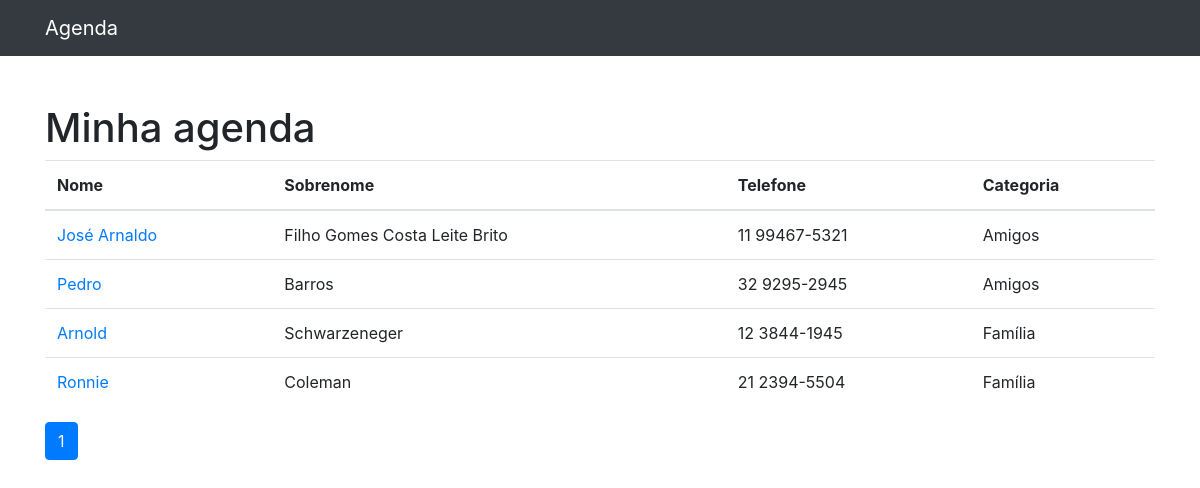
/?p=2, run on an earlier commit of the app's database.
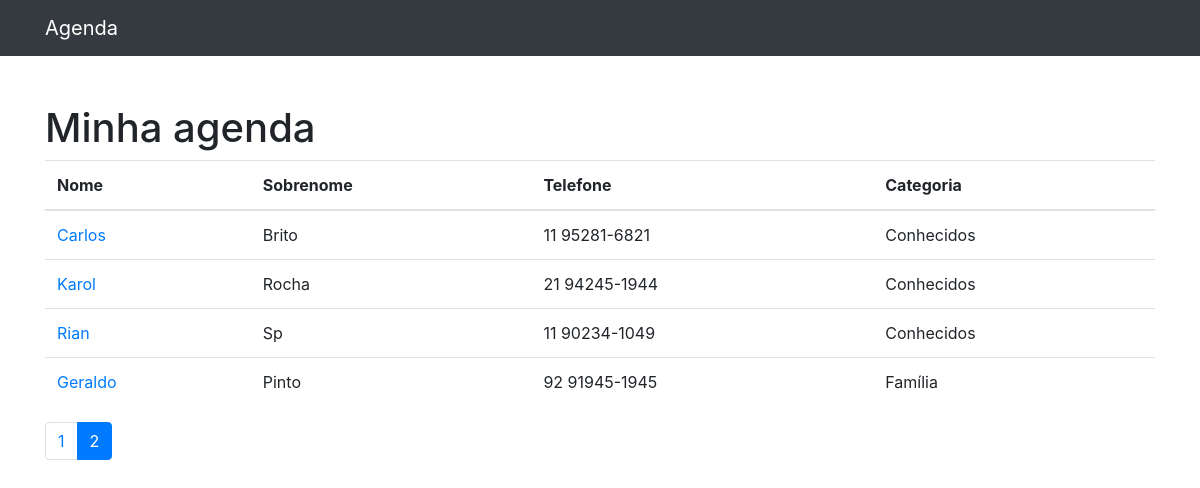
And on a later commit of the database.
### contatos/models.py (models this page shows, shortened)
class Contato(models.Model):
    nome = models.CharField(max_length=255)
    sobrenome = models.CharField(max_length=255, blank=True)
    telefone = models.CharField(max_length=255)
    email = models.CharField(max_length=255, blank=True)
    data_criacao = models.DateTimeField(default=timezone.now)
    descricao = models.TextField(blank=True)
    categoria = models.ForeignKey(Categoria, on_delete=models.DO_NOTHING)
    mostrar = models.BooleanField(default=True)

class Categoria(models.Model):
    nome = models.CharField(max_length=255)
    def __str__(self):
        return self.nome

### contatos/views.py (the view)
# urls.py: path('', views.index, name='index'),
def index(request):
    contatos = Contato.objects.all()
    paginator = Paginator(contatos, 6)
    page = request.GET.get('p')
    contatos = paginator.get_page(page)
    return render(request, 'contatos/index.html', {
        'contatos': contatos,
        })

### contatos/templates/contatos/index.html
{% extends 'base.html' %}
{%block 'conteudo'%}
<h1 class="mt-5">Minha agenda</h1>
        <table class="table">
          <thead>
            <tr>
              <th>Nome</th>
              <th>Sobrenome</th>
              <th>Telefone</th>
              <th>Categoria</th>
            </tr>
          </thead>
          <tbody>
            {% for contato in contatos %}
            {% if contato.mostrar %}
              <tr>
                <td>
                  <a href="{% url 'ver_contato' contato.id %}">{{ contato.nome }}</a>
                </td>
                <td>{{ contato.sobrenome }}</td>
                <td>{{ contato.telefone }}</td>
                <td>{{ contato.categoria }}</td>
              </tr>
              {% endif %}
            {% endfor %}
          </tbody>
        </table>
        <nav aria-label="Page navigation example">
          <ul class="pagination">
            {% for pagina in contatos.paginator.page_range %}
              {% if contatos.number == pagina %}
            <li class="page-item active">
              <a class="page-link" href="?p={{ pagina }}">{{ pagina }}</a>
            </li>
            {% else %}
            <li class="page-item">
              <a class="page-link" href="?p={{ pagina }}">{{ pagina }}</a>
            </li>
            {% endif %}
            {% endfor %}
          </ul>
        </nav>
 {%endblock%}

What changed in the data, as far as the page shows it:
no longer on this page (row unchanged): Contato: nome "José Arnaldo", sobrenome "Filho Gomes Costa Leite Brito", telefone "11 99467-5321", categoria "Amigos"
no longer on this page (row unchanged): Contato: nome "Pedro", sobrenome "Barros", telefone "32 9295-2945", categoria "Amigos"
no longer on this page (row unchanged): Contato: nome "Arnold", sobrenome "Schwarzeneger", telefone "12 3844-1945", categoria "Família"
no longer on this page (row edited): Contato: nome "Ronnie", sobrenome "Coleman", telefone "21 2394-5504", categoria "Família"
added Contato: nome "Carlos", sobrenome "Brito", telefone "11 95281-6821", categoria "Conhecidos"
added Contato: nome "Karol", sobrenome "Rocha", telefone "21 94245-1944", categoria "Conhecidos"
added Contato: nome "Rian", sobrenome "Sp", telefone "11 90234-1049", categoria "Conhecidos"
added Contato: nome "Geraldo", sobrenome "Pinto", telefone "92 91945-1945", categoria "Família"
Also different on the page:
list line gone: "1"
new list line: "1"
new list line: "2"
